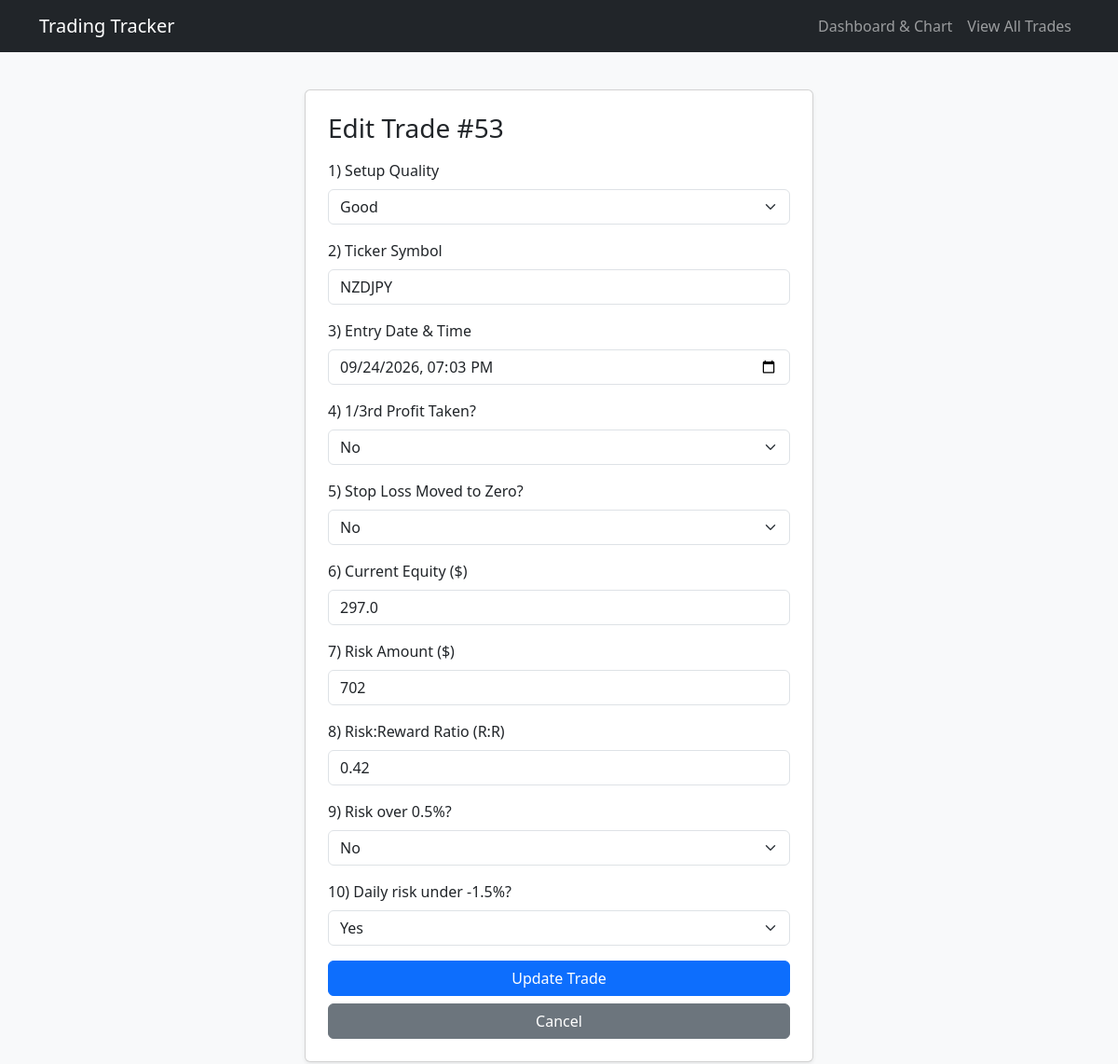
/trade/edit/53, run on an earlier commit of the app's database.
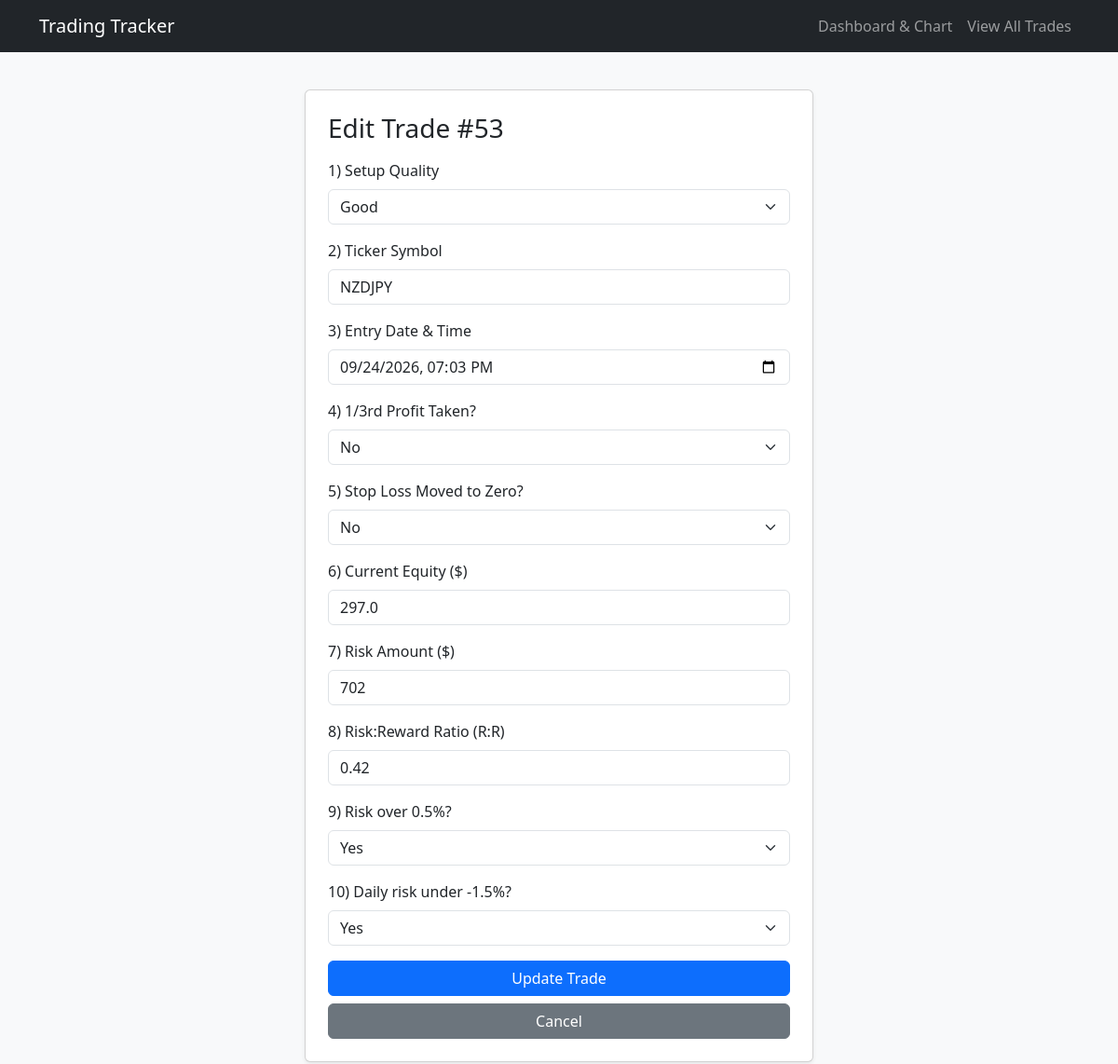
And on a later commit of the database.
### flask_app.py (models this page shows)
class Trade(db.Model):
  id = db.Column(db.Integer, primary_key=True)
  position = db.Column(
      db.Integer, default=0
  )  # New column to track custom order
  setup_quality_str = db.Column(db.String(20), nullable=False)
  ticker = db.Column(db.String(20), nullable=False)
  entry_datetime = db.Column(db.String(50), nullable=False)
  profit_taken_str = db.Column(db.String(10), nullable=False)
  stop_loss_zero_str = db.Column(db.String(10), nullable=False)
  current_equity = db.Column(db.Float, nullable=False)
  risk_str = db.Column(db.String(20), nullable=False)
  risk_reward_str = db.Column(db.String(20), nullable=False)
  risk_over_half_str = db.Column(db.String(10), nullable=True)
  daily_risk_str = db.Column(db.String(10), nullable=True)
  setup_score = db.Column(db.Float, nullable=False)
  profit_score = db.Column(db.Float, nullable=False)
  stop_loss_score = db.Column(db.Float, nullable=False)
  risk_score = db.Column(db.Float, nullable=False)
  risk_reward_score = db.Column(db.Float, nullable=False)
  total_score = db.Column(db.Float, nullable=False)
  timestamp = db.Column(db.DateTime, default=datetime.utcnow)

### flask_app.py (the view, shortened to what this page needs)
@app.route('/trade/edit/<int:id>', methods=['GET', 'POST'])
def edit_trade(id):
  trade = Trade.query.get_or_404(id)
  return render_template('edit_trade.html', trade=trade)

### templates/edit_trade.html (shortened to what the changed rows need)
<!DOCTYPE html>
<html lang="en">
<head>
    <link href="https://cdn.jsdelivr.net/npm/bootstrap@5.3.0/dist/css/bootstrap.min.css" rel="stylesheet">
</head>
<body class="bg-light">
    <div class="container py-3">
        <div class="row justify-content-center">
            <div class="col-md-6">
                <div class="card shadow-sm p-4">
                    <h3 class="card-title mb-3">Edit Trade #{{ trade.id }}</h3>
                    <form method="POST">
                        <div class="mb-3">
                            <label class="form-label">1) Setup Quality</label>
                            <select class="form-select" name="setup_quality" required>
                                <option value="good" {% if trade.setup_quality_str == 'good' %}selected{% endif %}>Good</option>
                            </select>
                        </div>
                        <div class="mb-3">
                            <label class="form-label">2) Ticker Symbol</label>
                            <input type="text" class="form-control" name="ticker" value="{{ trade.ticker }}" required>
                        </div>
                        <div class="mb-3">
                            <label class="form-label">3) Entry Date & Time</label>
                            <input type="datetime-local" class="form-control" name="entry_datetime" value="{{ trade.entry_datetime }}" required>
                        </div>
                        <div class="mb-3">
                            <label class="form-label">4) 1/3rd Profit Taken?</label>
                            <select class="form-select" name="profit_taken" required>
                                <option value="no" {% if trade.profit_taken_str == 'no' %}selected{% endif %}>No</option>
                            </select>
                        </div>
                        <div class="mb-3">
                            <label class="form-label">5) Stop Loss Moved to Zero?</label>
                            <select class="form-select" name="stop_loss_zero" required>
                                <option value="no" {% if trade.stop_loss_zero_str == 'no' %}selected{% endif %}>No</option>
                            </select>
                        </div>
                        <div class="mb-3">
                            <label class="form-label">6) Current Equity ($)</label>
                            <input type="number" step="any" class="form-control" name="current_equity" value="{{ trade.current_equity }}" required>
                        </div>
                        <div class="mb-3">
                            <label class="form-label">7) Risk Amount ($)</label>
                            <input type="number" step="any" class="form-control" name="risk_val" value="{{ trade.risk_str }}" required>
                        </div>
                        <div class="mb-3">
                            <label class="form-label">8) Risk:Reward Ratio (R:R)</label>
                            <input type="number" step="any" class="form-control" name="risk_reward_val" value="{{ trade.risk_reward_str }}" required>
                        </div>
                        <div class="mb-3">
                            <label class="form-label">9) Risk over 0.5%?</label>
                            <select class="form-select" name="risk_over_half" required>
                                <option value="yes" {% if trade.risk_over_half_str == 'yes' %}selected{% endif %}>Yes</option>
                                <option value="no" {% if trade.risk_over_half_str == 'no' %}selected{% endif %}>No</option>
                            </select>
                        </div>
                        <div class="mb-3">
                            <label class="form-label">10) Daily risk under -1.5%?</label>
                            <select class="form-select" name="daily_risk" required>
                                <option value="yes" {% if trade.daily_risk_str == 'yes' %}selected{% endif %}>Yes</option>
                            </select>
                        </div>
                        <button type="submit" class="btn btn-primary w-100 mb-2">Update Trade</button>
                        <a href="/trades-list" class="btn btn-secondary w-100">Cancel</a>
                    </form>
                </div>
            </div>
        </div>
    </div>
</body>
</html>

What changed in the data, as far as the page shows it:
changed Trade "Good": risk_over_half "No" → "Yes"
